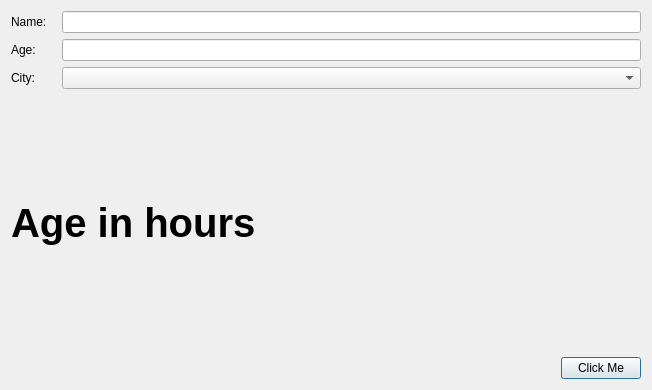
<?xml version="1.0" encoding="UTF-8"?>
<ui version="4.0">
 <class>Dialog</class>
 <widget class="QDialog" name="Dialog">
  <property name="geometry">
   <rect>
    <x>0</x>
    <y>0</y>
    <width>652</width>
    <height>390</height>
   </rect>
  </property>
  <property name="windowTitle">
   <string extracomment="WPL app">WPL Age to hour</string>
  </property>
  <property name="windowIcon">
   <iconset theme="face-cool"/>
  </property>
  <layout class="QVBoxLayout" name="verticalLayout">
   <item>
    <layout class="QGridLayout" name="gridLayout">
     <item row="1" column="2">
      <widget class="QLineEdit" name="lineEdit_age">
       <property name="maxLength">
        <number>110</number>
       </property>
      </widget>
     </item>
     <item row="0" column="0">
      <widget class="QLabel" name="label_name">
       <property name="text">
        <string>Name: </string>
       </property>
      </widget>
     </item>
     <item row="3" column="0" colspan="3">
      <widget class="QLabel" name="label_age2hours">
       <property name="font">
        <font>
         <pointsize>30</pointsize>
         <bold>true</bold>
        </font>
       </property>
       <property name="text">
        <string>Age in hours</string>
       </property>
      </widget>
     </item>
     <item row="1" column="0">
      <widget class="QLabel" name="label_age">
       <property name="text">
        <string>Age: </string>
       </property>
      </widget>
     </item>
     <item row="0" column="2">
      <widget class="QLineEdit" name="lineEdit_name"/>
     </item>
     <item row="2" column="0">
      <widget class="QLabel" name="label_city">
       <property name="text">
        <string>City: </string>
       </property>
      </widget>
     </item>
     <item row="2" column="2">
      <widget class="QComboBox" name="comboBox_city"/>
     </item>
    </layout>
   </item>
   <item>
    <layout class="QHBoxLayout" name="horizontalLayout_2">
     <item>
      <spacer name="horizontalSpacer">
       <property name="orientation">
        <enum>Qt::Horizontal</enum>
       </property>
       <property name="sizeHint" stdset="0">
        <size>
         <width>157</width>
         <height>14</height>
        </size>
       </property>
      </spacer>
     </item>
     <item>
      <widget class="QPushButton" name="pushButton_clickme">
       <property name="toolTip">
        <string>calculate age in years to age in houres</string>
       </property>
       <property name="text">
        <string>Click Me</string>
       </property>
       <property name="icon">
        <iconset theme="face-cool">
         <normaloff>.</normaloff>.</iconset>
       </property>
       <property name="iconSize">
        <size>
         <width>48</width>
         <height>48</height>
        </size>
       </property>
      </widget>
     </item>
    </layout>
   </item>
  </layout>
 </widget>
 <resources/>
 <connections/>
</ui>
